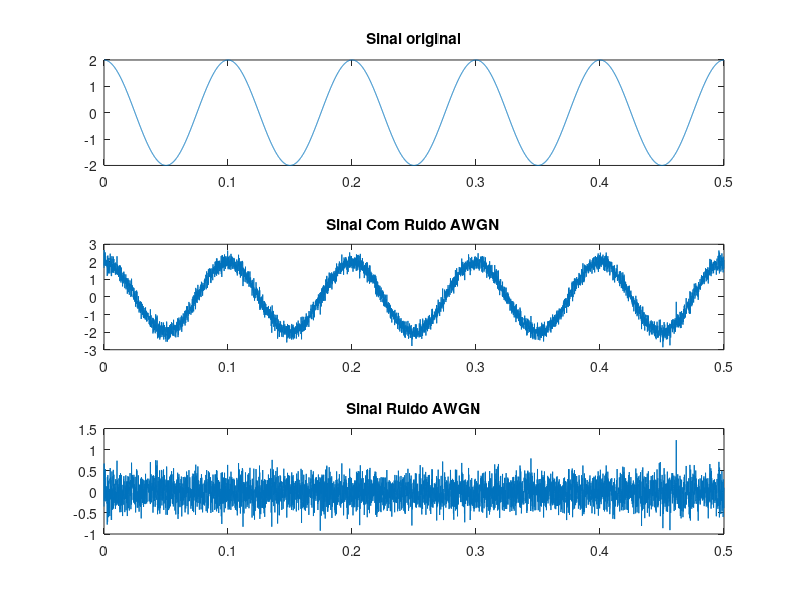

Here is the MATLAB script that generated this plot:
% DesafioR_08.m
clc; clear all;close all;
%% Parâmetros
SNR_dB= 15;                                         % Determina o valor da SNR em dB
fs=1/0.0001;                                        % Frequência de amostragem
t=0:0.0001:0.5;                                     % Eixo do tempo
Am= 2;                                              % Amplitude
fm =10;                                             % Frequência do sinal x(t)
x=Am*cos(2*pi*10*t);                                % Sinal qualquer x(t)

%% Montagem do vetor Ruído
L=length(x);                                        % Calcula o comprimento de x
Potencia_sinal = sum(abs(x).^2)/L;                  % Calcula a potência do sinal
SNR= 10^(SNR_dB/10);                                % Calcula a SNR linear
D=Potencia_sinal/SNR;                               % Calcula a densidade espectral do ruído
noiseSigma = sqrt(D);                               % Derivação padrao para ruído AWGN real
n = noiseSigma* randn(1,L);                         % Ruido real calculado 
y = x + n ;                                         % Sinal ruidoso

%% Plotting
subplot(3,1,1)
plot(t,x);
title('Sinal original')
subplot(3,1,2)
plot(t,y);
title('Sinal Com Ruido AWGN')
subplot(3,1,3)
plot(t,n);
title('Sinal Ruido AWGN')
clear D L noiseSigma SNR SNR_dB Potencia_sinal x n t

filename = 'Pratica_08_sinal_real.mat';
save(filename,'Am', 'fm','y','fs');